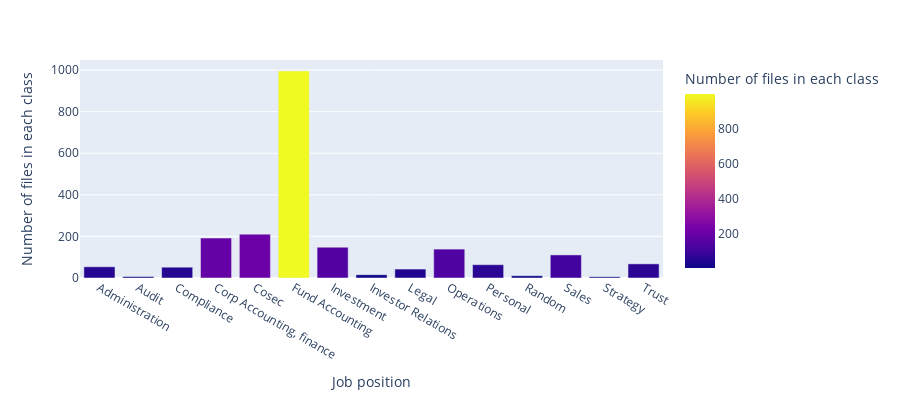

Source (notebook cell):
### Code cell
import plotly.express as px
fig = px.bar(class_df, x=class_df.index, y='count',
             hover_data=['count'], color='count',
             labels={'count':'Number of files in each class', 'x' : 'Job position'}, height=400)
fig.show()

### Figure 1 — Plotly figure (JSON) as saved in the notebook; plotly's stock layout.template omitted (floating-point values rounded to 4 significant figures)
{"data": [{"alignmentgroup": "True", "customdata": [[54], [7], [52], [192], [211], [996], [148], [16], [43], [139], [64], [11], [111], [6], [68]], "hovertemplate": "Job position=%{x}<br>Number of files in each class=%{marker.color}<extra></extra>", "legendgroup": "", "marker": {"color": [54, 7, 52, 192, 211, 996, 148, 16, 43, 139, 64, 11, 111, 6, 68], "coloraxis": "coloraxis"}, "name": "", "offsetgroup": "", "orientation": "v", "showlegend": false, "textposition": "auto", "type": "bar", "x": ["Administration", "Audit", "Compliance", "Corp Accounting, finance", "Cosec", "Fund Accounting", "Investment", "Investor Relations", "Legal", "Operations", "Personal", "Random", "Sales", "Strategy", "Trust"], "xaxis": "x", "y": [54, 7, 52, 192, 211, 996, 148, 16, 43, 139, 64, 11, 111, 6, 68], "yaxis": "y"}], "layout": {"barmode": "relative", "coloraxis": {"colorbar": {"title": {"text": "Number of files in each class"}}, "colorscale": [[0, "#0d0887"], [0.1111, "#46039f"], [0.2222, "#7201a8"], [0.3333, "#9c179e"], [0.4444, "#bd3786"], [0.5556, "#d8576b"], [0.6667, "#ed7953"], [0.7778, "#fb9f3a"], [0.8889, "#fdca26"], [1, "#f0f921"]]}, "height": 400, "legend": {"tracegroupgap": 0}, "margin": {"t": 60}, "xaxis": {"anchor": "y", "domain": [0, 1], "title": {"text": "Job position"}}, "yaxis": {"anchor": "x", "domain": [0, 1], "title": {"text": "Number of files in each class"}}}}
